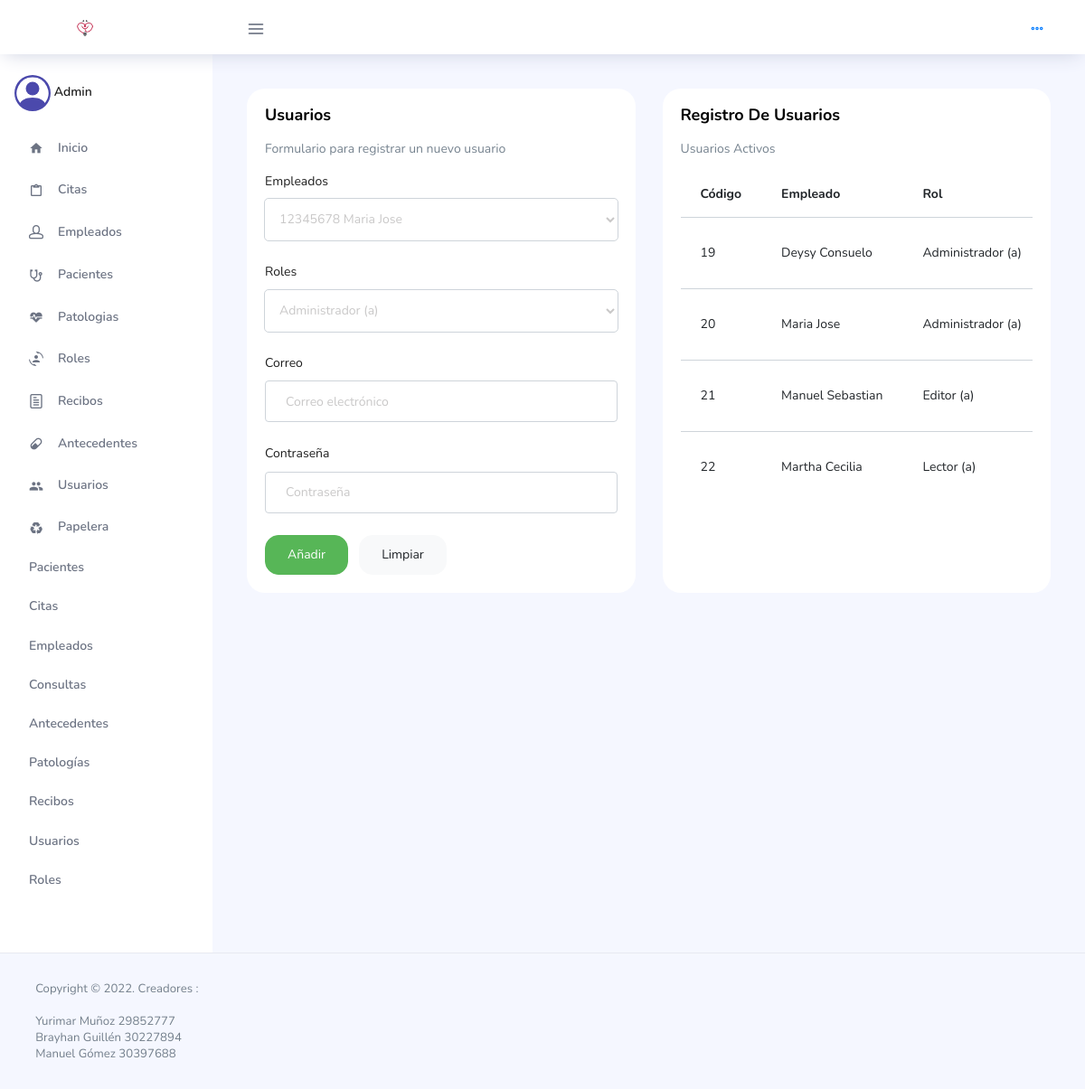
Screenshot of /show-usuarios.php (signed in) with the database file from the repository.
### tables this page shows
CREATE TABLE `empleados` (
  `id_empleado` int(11) NOT NULL,
  `nombre` varchar(20) NOT NULL,
  `apellido` varchar(20) NOT NULL,
  `nacionalidad` varchar(20) NOT NULL,
  `documento_identidad` int(20) NOT NULL,
  `cargo` varchar(20) NOT NULL,
  `fecha_nacimiento` date NOT NULL,
  `sexo` varchar(10) NOT NULL,
  `direccion` varchar(50) NOT NULL,
  `telefono` bigint(20) NOT NULL,
  `eliminado` int(11) NOT NULL DEFAULT 0
);

CREATE TABLE `roles` (
  `id_rol` int(11) NOT NULL,
  `tipo_rol` varchar(20) NOT NULL,
  `eliminado` int(11) NOT NULL DEFAULT 0
);

CREATE TABLE `usuarios` (
  `id_usuario` int(11) NOT NULL,
  `id_empleado` int(11) NOT NULL,
  `id_rol` int(11) NOT NULL,
  `correo` varchar(50) NOT NULL,
  `contrasena` text NOT NULL,
  `eliminado` int(11) NOT NULL DEFAULT 0
);

### controller/usuarios.php (called while the page is built, shortened)
<?php
include("model/usuarios.php");
$conexion = require("model/conexion.php");
$objUsuarios = new usuarios($conexion);
$status = empty($_REQUEST['status']) ? 0 : 1;
$usuarios = $objUsuarios->get($status);
$listEmp = $objUsuarios->listEmp($status);
$listRol = $objUsuarios->listRol($status);

### model/usuarios.php (called while the page is built, shortened)
<?php
class usuarios
{
    function __construct($conexion)
    {
        $this->conexion = $conexion;
    }
    public function get($status)
    {
        return $this->conexion->query("SELECT a.id_usuario, b.nombre, c.tipo_rol, a.correo
        FROM usuarios a
        INNER JOIN empleados b ON b.id_empleado=a.id_empleado
        INNER JOIN roles c ON c.id_rol=a.id_rol WHERE a.eliminado = '$status'");
    }
    public function listEmp($status)
    {
        $query = ("SELECT * FROM empleados WHERE empleados.eliminado = '$status'");
        return $this->conexion->query($query);
    }
    public function listRol($status)
    {
        $query = ("SELECT * FROM roles WHERE roles.eliminado = '$status'");
        return $this->conexion->query($query);
    }
}

### view/usuarios.php (the view, shortened to what this page needs)
<?php
  if($_SESSION['rol']==1){
    ?>
<body>
  <div class="main-panel">
    <div class="content-wrapper">
      <div class="row">
        <div class="col-md-6 grid-margin stretch-card">
          <div class="card">
            <div class="card-body">
              <h4 class="card-title">Usuarios</h4>
              <p class="card-description">
                Formulario para registrar un nuevo usuario
              </p>
              <form class="forms-sample" method="POST">
                <?php foreach ($listEmp as $value) { ?>
                  <div class="form-group">
                    <label for="text">Empleados</label>
                    <select class="form-control" name="empleado" data-iduser="<?php echo $value['id_empleado'] ?>" id="empleado">
                      <?php foreach ($listEmp as $number_emp => $emp) { ?>
                        <option value="<?php echo $emp['id_empleado'] ?>" <?php if ($value['nombre'] == $emp['nombre']) echo 'selected'; ?>>
                          <?php echo ($emp['documento_identidad']) ?>
                          <?php echo ($emp['nombre']) ?>
                        </option>
                      <?php } ?>
                    </select>
                  </div>
                <?php } ?>
                <?php foreach ($listRol as $value) { ?>
                  <div class="form-group">
                    <label for="text">Roles</label>
                    <select class="form-control" name="rol" data-iduser="<?php echo $value['id_rol'] ?>" id="rol">
                      <?php foreach ($listRol as $number_rol => $rol) { ?>
                        <option value="<?php echo $rol['id_rol'] ?>" <?php if ($value['tipo_rol'] == $rol['tipo_rol']) echo 'selected'; ?>>
                          <?php echo ($rol['tipo_rol']) ?>
                        </option>
                      <?php } ?>
                    </select>
                  </div>
                <?php } ?>
                <div class="form-group">
                  <label for="correo">Correo</label>
                  <input type="email" name="correo" class="form-control" id="correo" placeholder="Correo electrónico">
                </div>
                <div class="form-group">
                  <label for="contrasena">Contraseña</label>
                  <input type="password" name="contrasena" class="form-control" id="contrasena" placeholder="Contraseña">
                </div>
                <button type="submit" name="accion" class="btn btn-success mr-2" value="ADD_USUARIO">Añadir</button>
                <button type="submit" name="accion" value="Limpiar" class="btn btn-light">Limpiar</button>
              </form>
            </div>
          </div>
        </div>
        <div class="col-lg-6 grid-margin stretch-card">
          <div class="card">
            <div class="card-body">
              <h4 class="card-title">Registro de Usuarios</h4>
              <p class="card-description">
                Usuarios Activos
              </p>
              <div class="table-responsive">
                <table class="table table-hover">
                  <thead>
                    <tr>
                      <th>Código</th>
                      <th>Empleado</th>
                      <th>Rol</th>
                    </tr>
                  </thead>
                  <tbody>
                    <?php
                    while ($usuario = $usuarios->fetch_object()) { ?>
                      <tr>
                        <td><?= $usuario->id_usuario ?></td>
                        <td><?= $usuario->nombre ?></td>
                        <td><?= $usuario->tipo_rol ?></td>
                      </tr>
                    <?php }
                    ?>
                  </tbody>
                </table>
              </div>
            </div>
          </div>
        </div>
      </div>
    </div>
  </div>
  <?php
} ?>

### rows the page displays
usuarios: id_usuario "19", id_empleado.nombre "Deysy Consuelo", id_rol.tipo_rol "Administrador (a)"
usuarios: id_usuario "20", id_empleado.nombre "Maria Jose", id_rol.tipo_rol "Administrador (a)"
usuarios: id_usuario "21", id_empleado.nombre "Manuel Sebastian", id_rol.tipo_rol "Editor (a)"
usuarios: id_usuario "22", id_empleado.nombre "Martha Cecilia", id_rol.tipo_rol "Lector (a)"

### other values shown
form field empleado "12345678 Maria Jose"
form field rol "Administrador (a)"
